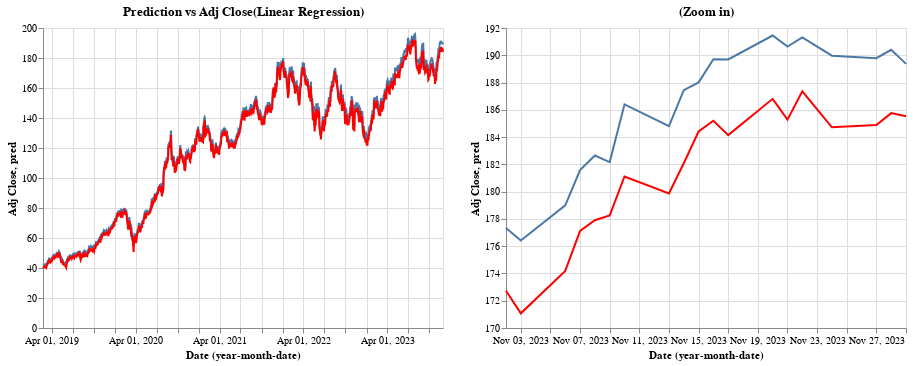

The notebook cell this image was saved under:
### Code cell
alt.concat(ca,cb)

### Figure 1 — Vega-Lite specification as saved in the notebook (floating-point values rounded to 4 significant figures; data arrays with more than 128 entries replaced by an {"elided": "..."} marker saying what was removed)
{"config": {"view": {"continuousWidth": 400, "continuousHeight": 300}}, "concat": [{"layer": [{"mark": "line", "encoding": {"x": {"field": "Date", "timeUnit": "yearmonthdate", "type": "temporal"}, "y": {"field": "Adj Close", "type": "quantitative"}}}, {"mark": {"type": "line", "color": "red"}, "encoding": {"tooltip": [{"field": "pred", "type": "quantitative"}, {"field": "Adj Close", "type": "quantitative"}], "x": {"field": "Date", "timeUnit": "yearmonthdate", "type": "temporal"}, "y": {"field": "pred", "type": "quantitative"}}, "title": "Prediction vs Adj Close(Linear Regression)"}], "data": {"name": "data-850e127fe161fc390aa99080fccef2ff"}}, {"layer": [{"mark": "line", "encoding": {"x": {"field": "Date", "timeUnit": "yearmonthdate", "type": "temporal"}, "y": {"field": "Adj Close", "scale": {"zero": false}, "type": "quantitative"}}}, {"mark": {"type": "line", "color": "red"}, "encoding": {"tooltip": [{"field": "pred", "type": "quantitative"}, {"field": "Adj Close", "type": "quantitative"}], "x": {"field": "Date", "timeUnit": "yearmonthdate", "type": "temporal"}, "y": {"field": "pred", "scale": {"zero": false}, "type": "quantitative"}}, "title": "(Zoom in)"}], "data": {"name": "data-d1b6e5afb65173a74c1c6a26e8d299cf"}}], "$schema": "https://vega.github.io/schema/vega-lite/v4.17.0.json", "datasets": {"data-850e127fe161fc390aa99080fccef2ff": {"elided": "1203 records"}, "data-d1b6e5afb65173a74c1c6a26e8d299cf": [{"Adj Close": 177.3, "Date": "2023-11-02T00:00:00", "pred": 172.7}, {"Adj Close": 176.4, "Date": "2023-11-03T00:00:00", "pred": 171.1}, {"Adj Close": 179.0, "Date": "2023-11-06T00:00:00", "pred": 174.2}, {"Adj Close": 181.6, "Date": "2023-11-07T00:00:00", "pred": 177.1}, {"Adj Close": 182.6, "Date": "2023-11-08T00:00:00", "pred": 177.9}, {"Adj Close": 182.2, "Date": "2023-11-09T00:00:00", "pred": 178.3}, {"Adj Close": 186.4, "Date": "2023-11-10T00:00:00", "pred": 181.1}, {"Adj Close": 184.8, "Date": "2023-11-13T00:00:00", "pred": 179.9}, {"Adj Close": 187.4, "Date": "2023-11-14T00:00:00", "pred": 182.1}, {"Adj Close": 188.0, "Date": "2023-11-15T00:00:00", "pred": 184.4}, {"Adj Close": 189.7, "Date": "2023-11-16T00:00:00", "pred": 185.2}, {"Adj Close": 189.7, "Date": "2023-11-17T00:00:00", "pred": 184.1}, {"Adj Close": 191.4, "Date": "2023-11-20T00:00:00", "pred": 186.8}, {"Adj Close": 190.6, "Date": "2023-11-21T00:00:00", "pred": 185.3}, {"Adj Close": 191.3, "Date": "2023-11-22T00:00:00", "pred": 187.4}, {"Adj Close": 190.0, "Date": "2023-11-24T00:00:00", "pred": 184.7}, {"Adj Close": 189.8, "Date": "2023-11-27T00:00:00", "pred": 184.9}, {"Adj Close": 190.4, "Date": "2023-11-28T00:00:00", "pred": 185.8}, {"Adj Close": 189.4, "Date": "2023-11-29T00:00:00", "pred": 185.5}]}}
